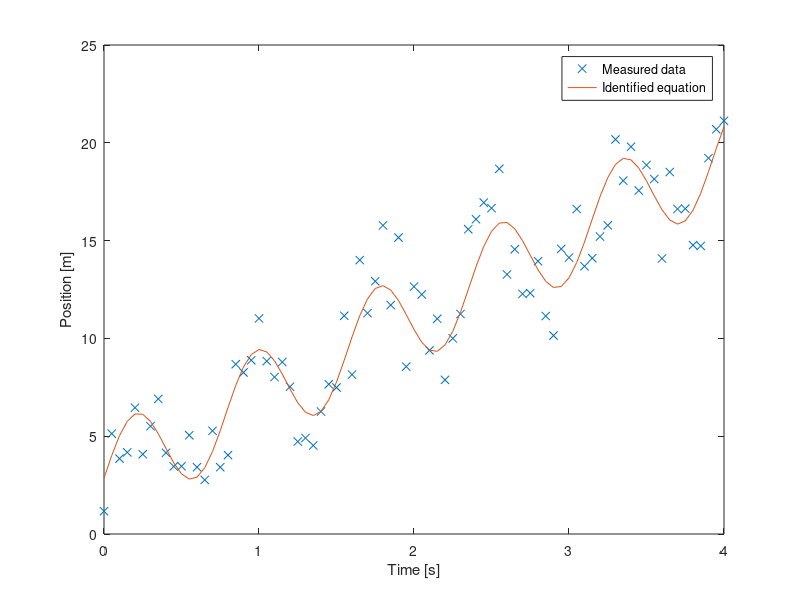

The MATLAB script that drew this image:
%% LINEAR LEAST SQUARES
clear; clc; close all

%% LOAD DATA
data = load("LLS_data/LLS_Data_2.mat")
t = data.t
y = data.y

%% PLOT
plot(t, y, 'x')
hold on

xlabel("Time [s]")
ylabel("Position [m]")

%% COMPONENTS OF Y
num_theta = 3; % number of y components to identify

% Y = A*THETA where THETA = [theta_1; theta_2;... theta_n]

% fill first row
A(:,1) = sin(2*pi*(4/pi).*t) 

% fill second row
A(:,2) = t

% fill third row
A(:, 3) = ones(length(t),1)

warning_array = size(A) == [length(t) num_theta]; 
assert(warning_array(1), "not enough rows in A matrix, check t loaded properly")
assert(warning_array(2), 'not enough columns in A matrix, check theta definitions')

%% SOLVE FOR THETA
theta = A\y
theta_1 = theta(1)
theta_2 = theta(2)
theta_3 = theta(3)
y_solved = theta_1*sin(2*pi*(4/pi).*t) + theta_2*t + theta_3

plot(t, y_solved)
legend('Measured data', "Identified equation")

%% FIND AVERAGE ERROR
average_absolute_error = sum(abs(y-y_solved))/length(y_solved)